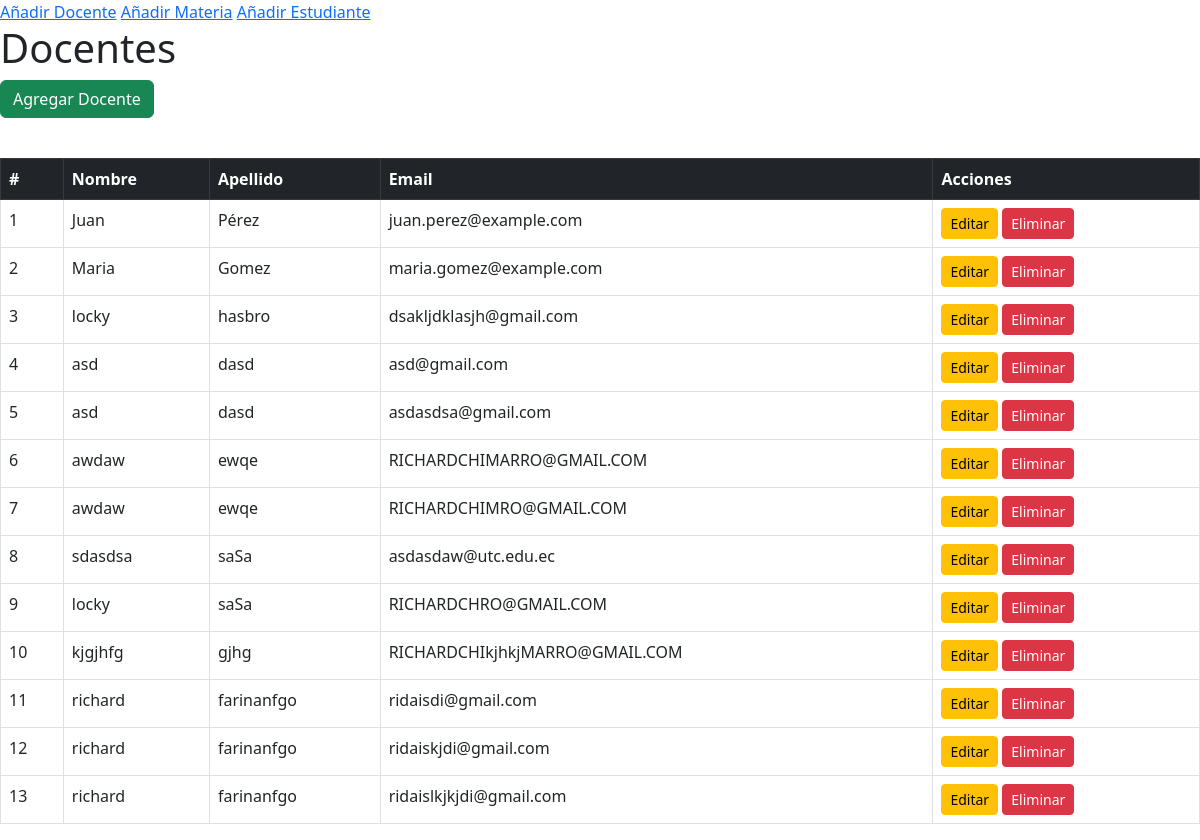
/agregar_docente/, run on an earlier commit of the app's database.
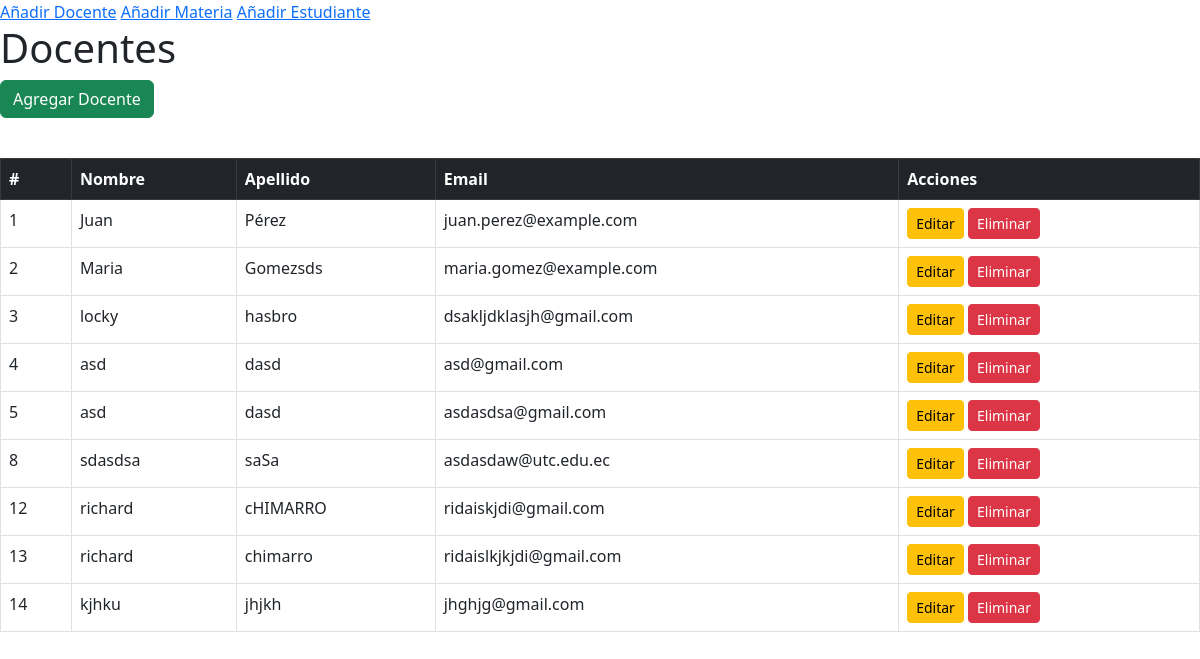
And on a later commit of the database.
### aplicaciones/escolastico/models.py (models this page shows, shortened)
class Docente(models.Model):
    nombre = models.CharField(max_length=100)
    apellido = models.CharField(max_length=100)
    email = models.EmailField(unique=True)

### aplicaciones/escolastico/views.py (the view, shortened to what this page needs)
# urls.py: path("agregar_docente/", views.agregar_docente),
def agregar_docente(request):
    docentes = Docente.objects.all()
    materias = Materia.objects.all()
    return render(request, "agregar_docente.html", {"docentes": docentes, "materias": materias})

### aplicaciones/escolastico/templates/agregar_docente.html (shortened to what this page needs)
{% extends "inicio.html" %}
{% block content %}
<h1>Docentes</h1>
<button class="btn btn-success mb-3" data-bs-toggle="modal" data-bs-target="#docenteModal">
    Agregar Docente
</button>
<table class="table table-bordered mt-4">
    <thead class="table-dark">
        <tr>
            <th>#</th>
            <th>Nombre</th>
            <th>Apellido</th>
            <th>Email</th>
            <th>Acciones</th>
        </tr>
    </thead>
    <tbody>
        {% for docente in docentes %}
        <tr>
            <td>{{ docente.id }}</td>
            <td>{{ docente.nombre }}</td>
            <td>{{ docente.apellido }}</td>
            <td>{{ docente.email }}</td>
            <td>
                <button class="btn btn-warning btn-sm"
                        data-bs-toggle="modal"
                        data-bs-target="#docenteModal"
                        data-id="{{ docente.id }}"
                        data-nombre="{{ docente.nombre }}"
                        data-apellido="{{ docente.apellido }}"
                        data-email="{{ docente.email }}">
                    Editar
                </button>
                <a  href="/eliminar_docente/{{ docente.id }}"
                   class="btn btn-danger btn-sm"
                   onclick="return confirm('¿Está seguro de eliminar este docente?');">
                    Eliminar
                </a>
            </td>
        </tr>
        {% endfor %}
    </tbody>
</table>
{% endblock %}

### aplicaciones/escolastico/templates/inicio.html (shortened to what this page needs)
<!DOCTYPE html>
<html lang="es">
<head>
    <link rel="stylesheet" href="https://cdn.jsdelivr.net/npm/izitoast/dist/css/iziToast.min.css">
    <link href="https://cdn.jsdelivr.net/npm/bootstrap@5.3.0/dist/css/bootstrap.min.css" rel="stylesheet">
</head>
<body>
    <header>
        <nav>
            <a href="/agregar_docente/">Añadir Docente</a>
            <a href="/agregar_materia/">Añadir Materia</a>
            <a href="/agregar_estudiante/">Añadir Estudiante</a>
        </nav>
    </header>
    <main>
        {% block content %}{% endblock %}
    </main>
</body>
</html>

What changed in the data, as far as the page shows it:
removed Docente: id "6", nombre "awdaw", apellido "ewqe", email "RICHARDCHIMARRO@GMAIL.COM"
removed Docente: id "7", nombre "awdaw", apellido "ewqe", email "RICHARDCHIMRO@GMAIL.COM"
removed Docente: id "9", nombre "locky", apellido "saSa", email "RICHARDCHRO@GMAIL.COM"
removed Docente: id "10", nombre "kjgjhfg", apellido "gjhg", email "RICHARDCHIkjhkjMARRO@GMAIL.COM"
removed Docente: id "11", nombre "richard", apellido "farinanfgo", email "ridaisdi@gmail.com"
changed Docente "Maria": apellido "Gomez" → "Gomezsds"
changed Docente "ridaiskjdi@gmail.com": apellido "farinanfgo" → "cHIMARRO"
changed Docente "ridaislkjkjdi@gmail.com": apellido "farinanfgo" → "chimarro"
added Docente: id "14", nombre "kjhku", apellido "jhjkh", email "jhghjg@gmail.com"
